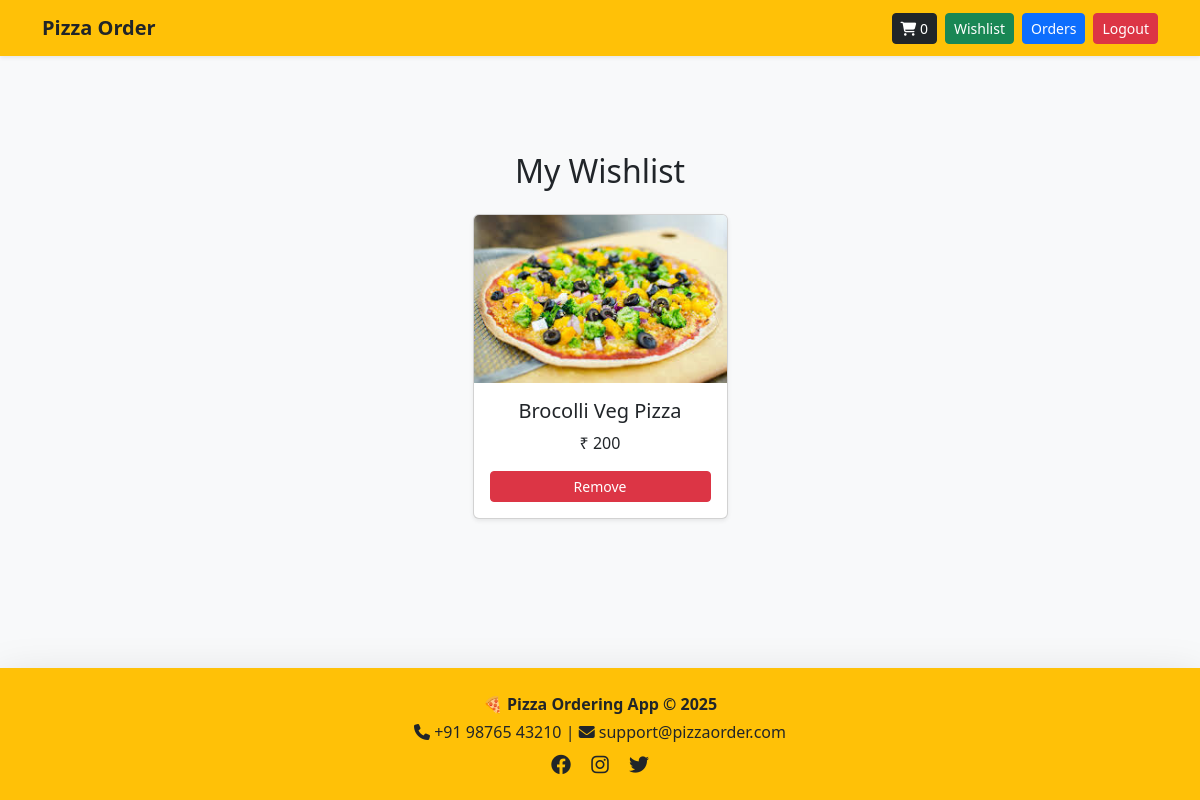
Before: /wishlist/ (signed in) with the older database file.
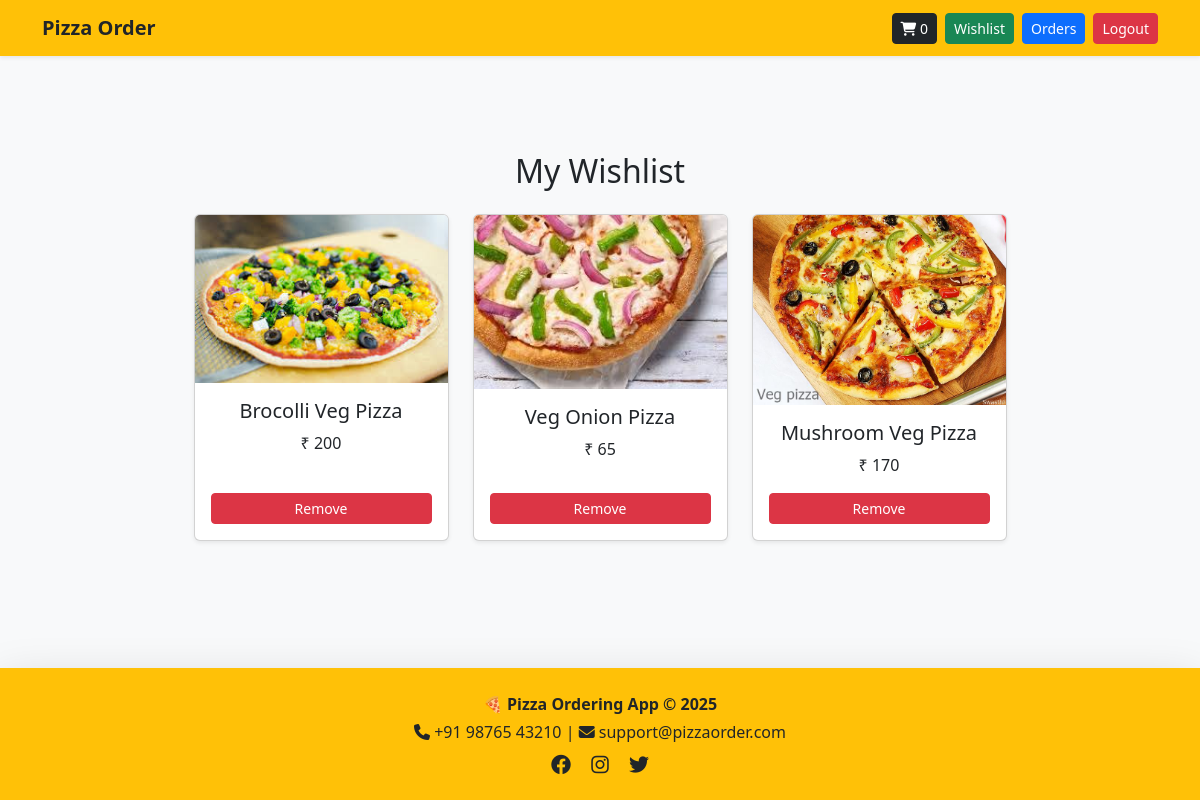
After: the same page with the newer database file.
### app/models.py (models this page shows, shortened)
class BaseModel(models.Model):
    uuid = models.UUIDField(default=uuid.uuid4,editable=False,primary_key=True)
    created_at = models.DateField(auto_now_add=True)
    updated_at = models.DateField(auto_now_add=True)
    class Meta:
        abstract = True

class Wishlist(BaseModel):
    user = models.ForeignKey(User,on_delete=models.SET_NULL,null=True,blank=True,related_name="wishlist")
    pizza = models.ForeignKey(Pizza,on_delete=models.CASCADE)
    class Meta:
        unique_together = ('user','pizza')

class Pizza(BaseModel):
    category = models.ForeignKey(PizzaCategory,on_delete=models.CASCADE,related_name='pizzas')
    pizza_name = models.CharField(max_length=100)
    pizza_price = models.IntegerField(default=100)
    images = models.ImageField(upload_to='pizzas/')

### app/views.py (the view)
# urls.py: path("wishlist/",wishlist,name="wishlist"),
def wishlist(request):
   items = Wishlist.objects.filter(user=request.user)
   return render(request,"wishlist.html",{"items" :items})

### app/templates/wishlist.html
{% extends "base.html" %}
{% block start %}
<div class="container mt-5">
  <h2 class="text-center mb-4">My Wishlist</h2>
  {% if items %}
  <div class="row justify-content-center">
    {% for item in items %}
      <div class="col-md-3 mb-4 d-flex align-items-stretch">
        <div class="card shadow-sm w-100">
          <img src="{{ item.pizza.images.url }}" class="card-img-top" alt="{{ item.pizza.pizza_name }}">
          <div class="card-body text-center d-flex flex-column">
            <h5 class="card-title">{{ item.pizza.pizza_name }}</h5>
            <p class="card-text mb-3">₹ {{ item.pizza.pizza_price }}</p>
            <a href="{% url 'remove_from_wishlist' item.pizza.pizza_name %}" class="btn btn-danger btn-sm mt-auto">
              Remove
            </a>
          </div>
        </div>
      </div>
    {% endfor %}
  </div>
  {% else %}
    <p class="text-center fs-5 mt-4">No pizzas in your wishlist yet</p>
  {% endif %}
</div>
{% endblock %}

### app/templates/base.html (shortened to what this page needs)
<!DOCTYPE html>
<html lang="en">
<head>
    <link href="https://cdn.jsdelivr.net/npm/bootstrap@5.3.7/dist/css/bootstrap.min.css" rel="stylesheet">
    <link rel="stylesheet" href="https://cdnjs.cloudflare.com/ajax/libs/font-awesome/6.4.0/css/all.min.css">
</head>
<body class="bg-light">
<nav class="navbar navbar-expand-lg navbar-dark bg-warning shadow-sm">
  <div class="container">
    <a class="navbar-brand fw-bold text-dark" href="/">Pizza Order</a>
    <div class="collapse navbar-collapse" id="navbarContent">
      <ul class="navbar-nav ms-auto mb-2 mb-lg-0 align-items-center">
        <li class="nav-item me-2">
          <a href="{% url 'cart' %}" class="btn btn-dark btn-sm">
            <i class="fa-solid fa-cart-shopping"></i> {{request.user.get_cart_count}}
          </a>
        </li>
        {% if request.user.is_authenticated %}
          <li class="nav-item me-2"><a href="{% url 'wishlist'%}" class="btn btn-success btn-sm">Wishlist</a></li>
          <li class="nav-item me-2"><a href="{% url 'orders'%}" class="btn btn-primary btn-sm">Orders</a></li>
          <li class="nav-item"><a href="{% url 'user_logout'%}" class="btn btn-danger btn-sm">Logout</a></li>
        {% else %}
          <li class="nav-item me-2"><a href="{% url 'register_page'%}" class="btn btn-outline-dark btn-sm">Register</a></li>
          <li class="nav-item"><a href="{% url 'login_page'%}" class="btn btn-outline-dark btn-sm">Login</a></li>
        {% endif %}
      </ul>
    </div>
  </div>
</nav>
<main class="container my-5">
  {% block start %}
  {% endblock %}
</main>
<footer class="bg-warning text-dark text-center py-4 shadow-lg mt-auto">
  <div class="container">
    <p class="fw-bold mb-1">🍕 Pizza Ordering App © 2025</p>
    <p class="mb-0">
      <i class="fa-solid fa-phone"></i> +91 98765 43210 |
      <i class="fa-solid fa-envelope"></i> support@pizzaorder.com
    </p>
    <div class="mt-2">
      <a href="#" class="text-dark me-3"><i class="fab fa-facebook fa-lg"></i></a>
      <a href="#" class="text-dark me-3"><i class="fab fa-instagram fa-lg"></i></a>
      <a href="#" class="text-dark"><i class="fab fa-twitter fa-lg"></i></a>
    </div>
  </div>
</footer>
</body>
</html>

### app/templates/base.html (style rules this page uses)
html, body { height: 100%; margin: 0; display: flex; flex-direction: column; }
main { flex: 1; }

Changed rows visible on the page:
added Wishlist: pizza.images (picture), pizza.pizza_name "Veg Onion Pizza", pizza.pizza_price "65"
added Wishlist: pizza.images (picture), pizza.pizza_name "Mushroom Veg Pizza", pizza.pizza_price "170"
